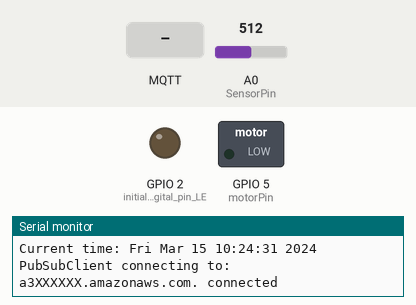
This sketch was run on a simulated ESP8266 (NodeMCU). Shown: switched loads named in the sketch (green lamp = pin HIGH), output pins drawn as LEDs (lit = HIGH), the last lines printed to the serial monitor. The inputs (shaded band) are chosen by the test bench; at power-on: A0 (SensorPin) = 512. WiFi joins after 1.5 s; servers stay silent unless stated; the local clock reads 2024-03-15 10:24:30 at power-on unless the sketch sets it; no MQTT or app messages arrive unless stated.

Above: at 2.7 s.
2.8 s: MQTT message "ledOn" arrives on the first subscribed topic
At 3.5 s:
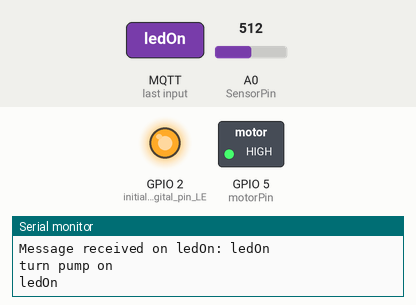
7.3 s: A0 (SensorPin) set to 442
10.3 s: A0 (SensorPin) set to 424
At 15.4 s:
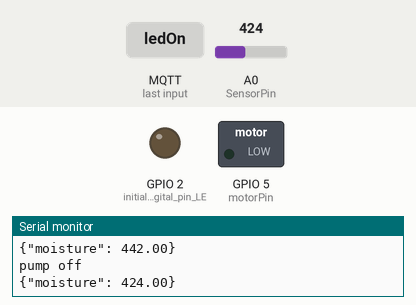
Timing chart, 0 to 16.5 s (numbered marks = the images above; inputs shaded):
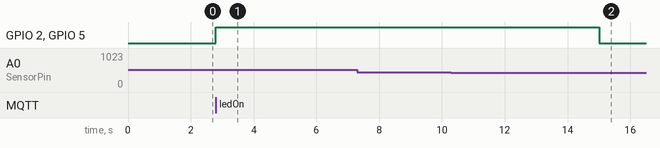

Measured:
- the behaviour switches between 431 and 430 on A0 (SensorPin) (found by bisection; images 1 and 2)
- after the input at 2.8 s, GPIO 2 (initialize_digital_pin_LE), GPIO 5 (motorPin): LOW → HIGH at once
- after the input at 10.3 s, GPIO 2 (initialize_digital_pin_LE), GPIO 5 (motorPin): HIGH → LOW after 4.7 s

The sketch:

SmartIrrigation.ino
```cpp
#include "secrets.h"
#include <ESP8266WiFi.h>
#include <PubSubClient.h>


BearSSL::X509List client_crt(AWS_CERT_CRT);
BearSSL::PrivateKey client_key(AWS_CERT_PRIVATE);
BearSSL::X509List rootCert(AWS_CERT_CA);


#define SensorPin A0
#define motorPin 5  // pinout for motor signal


float sensorValue = 0;
float threshholdLimit = 430;
bool motorOn = false ;
unsigned long interval;
unsigned long motorOnTime;
unsigned long lastPublish;
int msgCount;

WiFiClientSecure wiFiClient;
void msgReceived(char* topic, byte* payload, unsigned int len);
PubSubClient pubSubClient(AWS_IOT_ENDPOINT, 8883, msgReceived, wiFiClient);

void setup() {

  Serial.begin(115200);
  Serial.println();
  pinMode(LED_BUILTIN, OUTPUT);   // initialize digital pin LED_BUILTIN as an output.
  pinMode(motorPin, OUTPUT);   // initialize digital pin motorPin as an output.

  Serial.print("Connecting to ");
  Serial.print(WIFI_SSID);
  WiFi.begin(WIFI_SSID, WIFI_PASSWORD);
  WiFi.waitForConnectResult();
  Serial.print(", WiFi connected, IP address: ");
  Serial.println(WiFi.localIP());

  // get current time, otherwise certificates are flagged as expired
  setCurrentTime();

  wiFiClient.setClientRSACert(&client_crt, &client_key);
  wiFiClient.setTrustAnchors(&rootCert);

  interval = 15000; // 15 secs initial interval to read sensor; (For testing purpose it is short; later can be increased to hour)
}


void loop() {
String msg;

  pubSubClientConnect();

  if (millis() - lastPublish > interval) {

    //read sensor analog signals
    float sensorValue = analogRead(SensorPin);
    msg+= F("{\"moisture\": ");
    msg += String(sensorValue, 2);
    msg += F("}");

    if(!motorOn){
      // motor is not on; publish the soil moisture
    pubSubClient.publish("soilMoisture", msg.c_str());
    Serial.println("Published: ");
    } else if(sensorValue <= threshholdLimit){
      // motor is on and soil moisture reached to threshhold;
      //turn off the motor and publish the command

      Serial.println("pump off");
      digitalWrite(LED_BUILTIN, LOW);
      digitalWrite(motorPin, LOW);
      motorOn = false;
      interval = 15000;
      String motorOffMsg;
      motorOffMsg+= F("{\"message\": ");
      motorOffMsg += "Automatically turning off motor";
      motorOffMsg += F("}");
      pubSubClient.publish("ledOff",motorOffMsg.c_str());
    }
    Serial.println(msg);
    lastPublish = millis();
  }
}

/*
 * Triggered when subsciribed messages are published.
 * Subscribed messages are ledOn, ledOff
 * When ledOn topic received turn the led and motor pin on
 * When ledOff topic received turn the led and motor pin off
 */
void msgReceived(char* topic, byte* payload, unsigned int length) {
  Serial.print("Message received on ");
  Serial.print(topic);
  Serial.print(": ");
  String msg = "";

  for (int i = 0; i < length; i++) {
     msg += ((char)payload[i]);
  }
  Serial.println(msg);
   if (strcmp(topic, "ledOn") == 0)
  {
    Serial.println("turn pump on");
    digitalWrite(LED_BUILTIN, HIGH);
    digitalWrite(motorPin, HIGH);
    motorOn = true;
    // change the interval to 5 sec to continuosly monitor the change in moisture value
    interval = 5000;
  }

  if (strcmp(topic, "ledOff") == 0)
  {
    Serial.println("turn pump off");
    digitalWrite(LED_BUILTIN, LOW);
    digitalWrite(motorPin, LOW);
    motorOn = false;
    interval = 15000;
  }
  Serial.println(msg);
}

void pubSubClientConnect() {
  if ( ! pubSubClient.connected()) {
    Serial.print("PubSubClient connecting to: ");
    Serial.print(AWS_IOT_ENDPOINT);
    while (!pubSubClient.connected()) {
      Serial.print(".");
      pubSubClient.connect("Sayali_Garden");
    }
    Serial.println(" connected");
    pubSubClient.subscribe("ledOn");
    pubSubClient.subscribe("ledOff");

  }
  pubSubClient.loop();
}

void setCurrentTime() {
  configTime(3 * 3600, 0, "pool.ntp.org", "time.nist.gov");
  Serial.print("Waiting for NTP time sync: ");
  time_t now = time(nullptr);
  while (now < 8 * 3600 * 2) {
    delay(500);
    Serial.print(".");
    now = time(nullptr);
  }
  Serial.println("");
  struct tm timeinfo;
  gmtime_r(&now, &timeinfo);
  Serial.print("Current time: ");
  Serial.print(asctime(&timeinfo));
}
```

secrets.h
```cpp
#include <pgmspace.h>

#define SECRET
#define THINGNAME ""

const char WIFI_SSID[] = "XXXXXX";
const char WIFI_PASSWORD[] = "XXXXXX";
const char AWS_IOT_ENDPOINT[] = "a3XXXXXX.amazonaws.com";

// Amazon Root CA 1
static const char AWS_CERT_CA[] PROGMEM = R"EOF(
-----BEGIN CERTIFICATE-----
XXXXXXXXXXXXXXXXXXXXXXXXXXXXXX
XXXXXXXXXXXXXXXXXXXXXXXXXXXXXX
XXXXXXXXXXXXXXXXXXXXXXXXXXXXXX
-----END CERTIFICATE-----
)EOF";

// Device Certificate
static const char AWS_CERT_CRT[] PROGMEM = R"KEY(
-----BEGIN CERTIFICATE-----
XXXXXXXXXXXXXXXXXXXXXXXXXXXXXX
XXXXXXXXXXXXXXXXXXXXXXXXXXXXXX
XXXXXXXXXXXXXXXXXXXXXXXXXXXXXX
-----END CERTIFICATE-----
)KEY";

// Device Private Key
static const char AWS_CERT_PRIVATE[] PROGMEM = R"KEY(
-----BEGIN CERTIFICATE-----
XXXXXXXXXXXXXXXXXXXXXXXXXXXXXX
XXXXXXXXXXXXXXXXXXXXXXXXXXXXXX
XXXXXXXXXXXXXXXXXXXXXXXXXXXXXX
-----END CERTIFICATE-----
)KEY";
```
